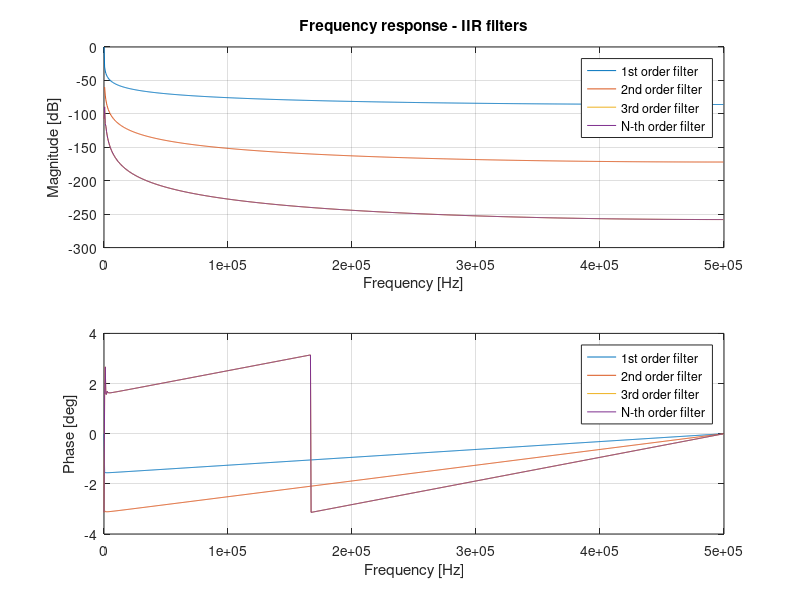

The MATLAB source for this figure:
% SCRIPT - IIR filtering analysis %
% v1.0

% ---------- Reference constants ---------- %
fs = 1*10^6;
ALPHA = single(0.0001);

% ---------- 1st order IIR filter ---------- %
a = [1 -(1-ALPHA)];

% ---------- 2nd order IIR filter -> 2 cascaded single pole IIR ---------- %
b1 = [1 -(1-ALPHA)];
b2 = [1 -(1-ALPHA)];
b = conv(b1,b2);

% ---------- 3rd order IIR filter -> 3 cascaded single pole IIR ---------- %
c1 = [1 -(1-ALPHA)];
c2 = [1 -(1-ALPHA)];
c3 = [1 -(1-ALPHA)]; 
c = conv(c3,conv(c1,c2));

% ---------- N-th order IIR filter -> N cascaded single pole IIR ---------- %
N=3;
d = [1];
for i = 1:N
    aux = [1 -(1-ALPHA)];
    d = conv(d,aux);
end

% ---------- Freq. response of the filters ---------- %
n=1000;
[h1,f] = freqz(ALPHA,a,n,fs);
[h2,f] = freqz(ALPHA^2,b,n,fs);
[h3,f] = freqz(ALPHA^3,c,n,fs);
[h4,f] = freqz(ALPHA^N,d,n,fs);

% ---------- Cutoff frequencies ---------- %
%{
[c1 ind1] = min(abs(20*log10(abs(h1))+3));
[c2 ind2] = min(abs(20*log10(abs(h2))+3)); 
[c3 ind3] = min(abs(20*log10(abs(h3))+3));
%}


% ---------- Plotting ---------- %
figure(1)

subplot(2,1,1)
plot(f,20*log10(abs(h1)))
hold on
plot(f,20*log10(abs(h2)))
hold on
plot(f,20*log10(abs(h3)))
hold on
plot(f,20*log10(abs(h4)))

title('Frequency response - IIR filters')
xlabel('Frequency [Hz]')
ylabel('Magnitude [dB]')
legend('1st order filter','2nd order filter','3rd order filter','N-th order filter');
grid

subplot(2,1,2)
plot(f,angle(h1))
hold on
plot(f,angle(h2))
hold on
plot(f,angle(h3))
hold on
plot(f,angle(h4))

xlabel('Frequency [Hz]')
ylabel('Phase [deg]')
legend('1st order filter','2nd order filter','3rd order filter','N-th order filter');
grid
